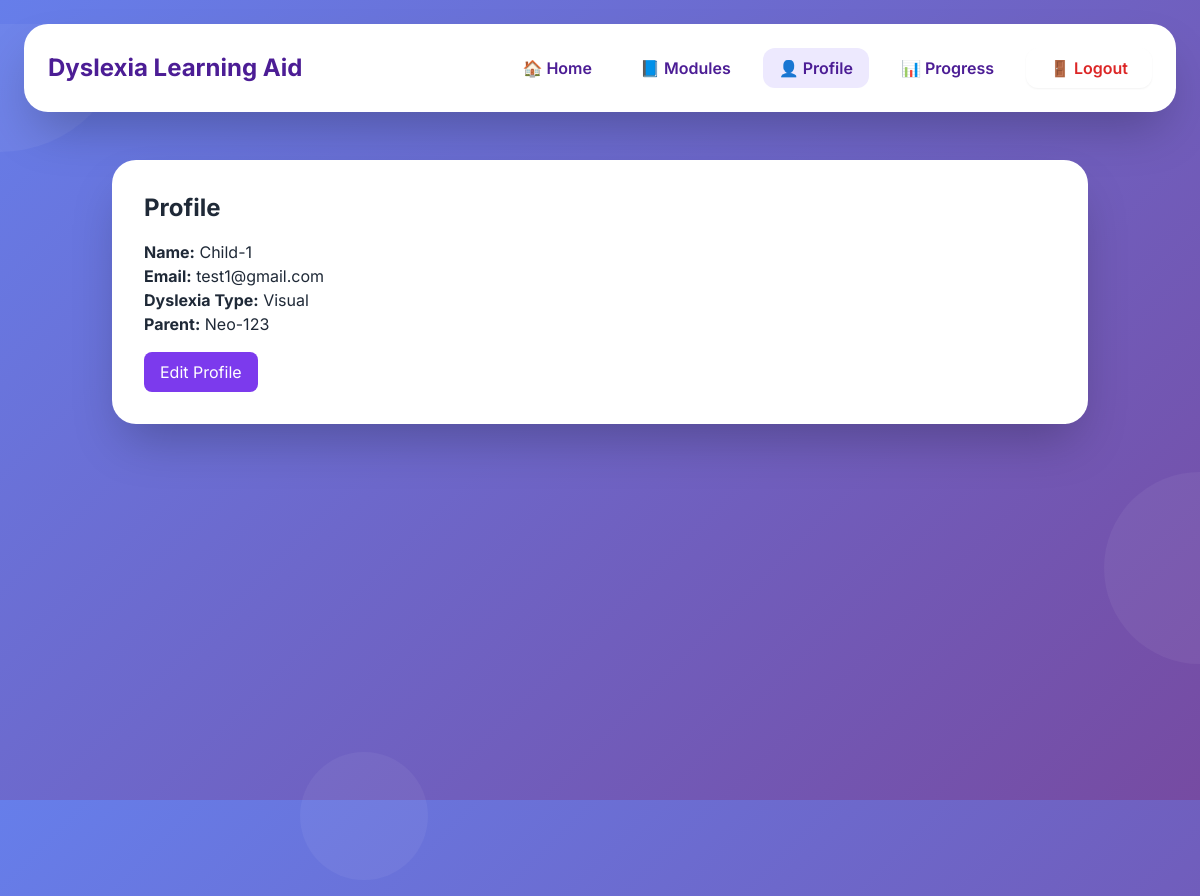
The page /dashboard/child/12/profile/ (signed in) on the database its author committed.
### accounts/models.py (models this page shows, shortened)
class ChildProfile(models.Model):
    child = models.OneToOneField(
        settings.AUTH_USER_MODEL,
        on_delete=models.CASCADE,
        related_name="profile"
    )
    parent = models.ForeignKey(
        settings.AUTH_USER_MODEL,
        on_delete=models.CASCADE,
        related_name="children_profiles",
        null=True, blank=True  # ✅ Independent users don’t need a parent
    )
    dyslexia_type = models.CharField(
        max_length=50,
        choices=DYSLEXIA_CHOICES,
        null=True, blank=True   # ✅ allow empty until chosen
    )

class CustomUser(AbstractUser):
    ROLE_CHOICES = (
        ("PARENT", "Parent"),
        ("CHILD", "Child"),
        ("INDEPENDENT", "Independent"),
    )
    role = models.CharField(max_length=20, choices=ROLE_CHOICES, default="CHILD")

### accounts/views.py (the view)
# urls.py: path("dashboard/child/<int:child_id>/profile/", views.child_profile, name="child_profile"),
@login_required
def child_profile(request, child_id):
    child_profile = get_object_or_404(ChildProfile, child_id=child_id)
    return render(request, "accounts/child_profile.html", {
        "child_profile": child_profile
    })

### templates/accounts/child_profile.html
{% extends "accounts/base_child.html" %}
{% block content %}
  <h2 class="text-2xl font-bold mb-4">Profile</h2>
  <p><b>Name:</b> {{ child_profile.child.username }}</p>
  <p><b>Email:</b> {{ child_profile.child.email }}</p>
  <p><b>Dyslexia Type:</b> {{ child_profile.dyslexia_type }}</p>
  <p><b>Parent:</b> {{ child_profile.parent.username }}</p>
  <div class="mt-4">
    <div class="mt-4">
  <a href="{% url 'edit_child_profile' child_profile.child.id %}">
    <button class="px-4 py-2 bg-violet-600 text-white rounded-lg">Edit Profile</button>
  </a>
</div>
  </div>
{% endblock %}

### templates/accounts/base_child.html (style rules this page uses)
body { font-family: 'Inter', sans-serif; }
.gradient-bg { background: linear-gradient(135deg, #667eea 0%, #764ba2 100%); }
html { scroll-behavior: smooth; }

### rows shown on the page
ChildProfile: child.username "Child-1", child.email "test1@gmail.com", dyslexia_type "Visual", parent.username "Neo-123"
